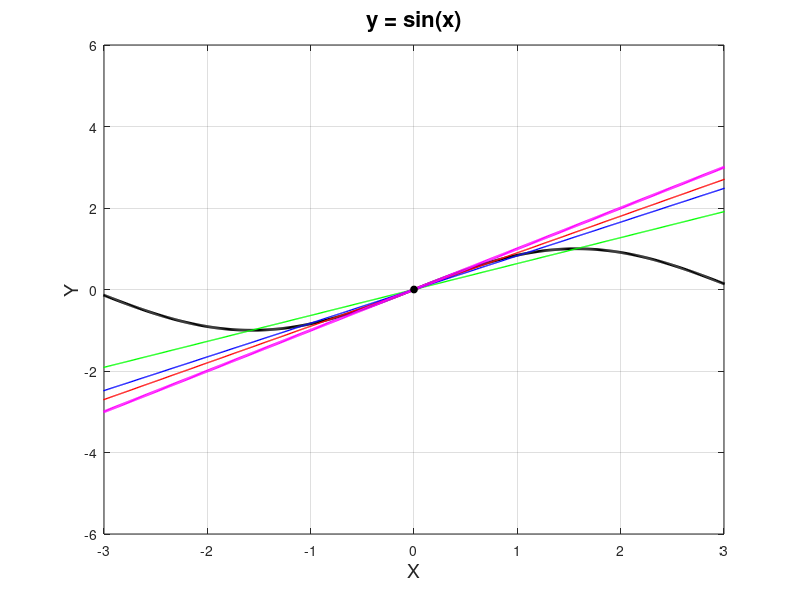

Write MATLAB code to recreate this figure.
x = -5: 0.01: 5;

y = sin(x);

figure(1);
plot(x,y, 'black', 'LineWidth',2);
hold on;
grid on;

F = @(x) sin(x);

y1 = F(pi/4);
y2 = F(-pi/4);
x1 = pi/4;
x2 = -pi/4;

slope1 = (y2-y1) / (x2-x1);
plot(x,(slope1 * (x - x1) + y1), 'red','LineWidth',1);

y3 = F(0);
y4 = F(pi/2);
x3 = 0;
x4 = pi/2;

slope2 = (y4-y3) / (x4-x3);
plot(x,(slope2 * (x-x3) + y3), 'green', 'LineWidth',1);

y5 = F(pi/3);
y6 = F(-pi/3);
x5 = pi/3;
x6 = -pi/3;

slope3 = (y6-y5) / (x6-x5);
plot(x,(slope3 * (x-x5) + y5),'blue','LineWidth',1);

f_prime = @(x) cos(x);

slope = f_prime(0);
plot(x,(slope * x),'magenta','LineWidth',2)

plot(x3,y3,'ok','MarkerFaceColor','black','MarkerSize',5);
title('y = sin(x)','Fontsize',16);
xlabel('X','Fontsize', 14);
ylabel('Y','Fontsize', 14);
xlim([-3,3]);

hold off;

fprintf(' h      slope   \n')
fprintf('---  -----------\n')
fprintf('  %1i %12.8f\n',pi/2,slope1)
fprintf('  %1i %12.8f\n',pi/2,slope2)
fprintf('%2.1f %12.8f\n',(2*pi)/3,slope3)
fprintf('  %1i %12.8f\n',0,slope)
